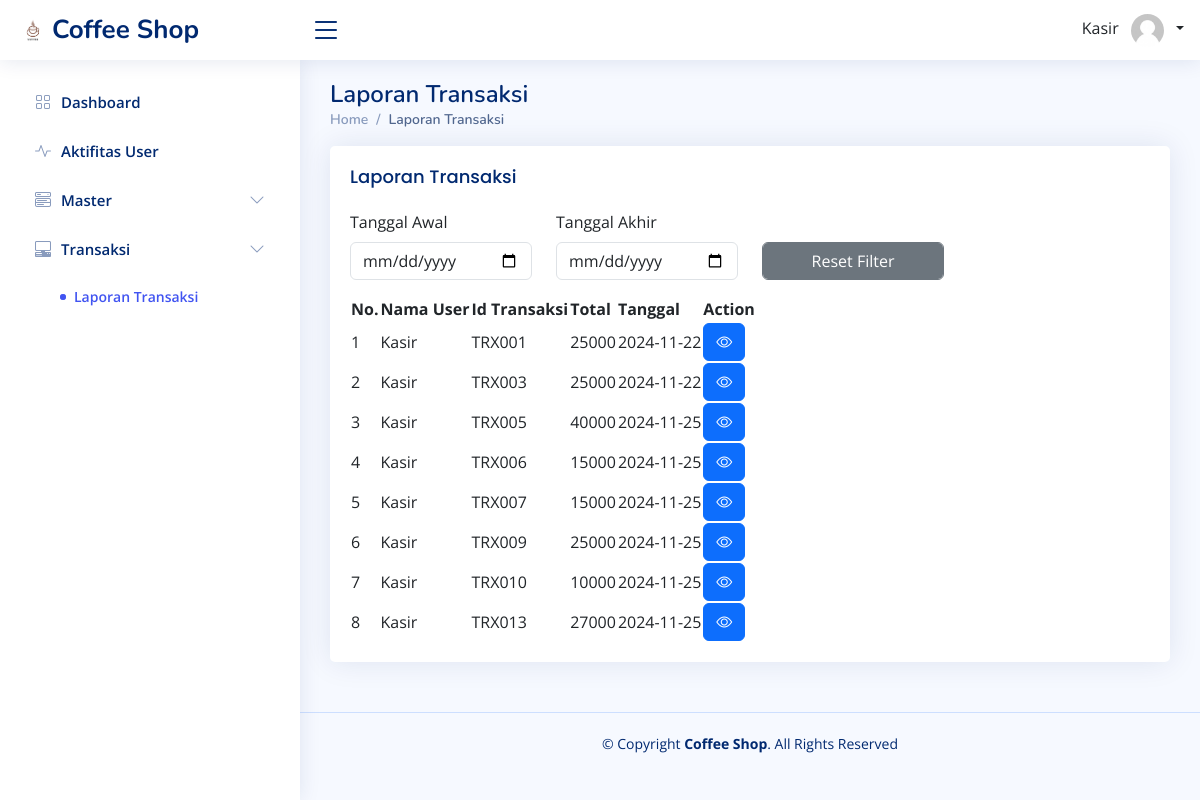
The page /index_manajer.php?page=laporan-transaksi (signed in) on the database as committed earlier.
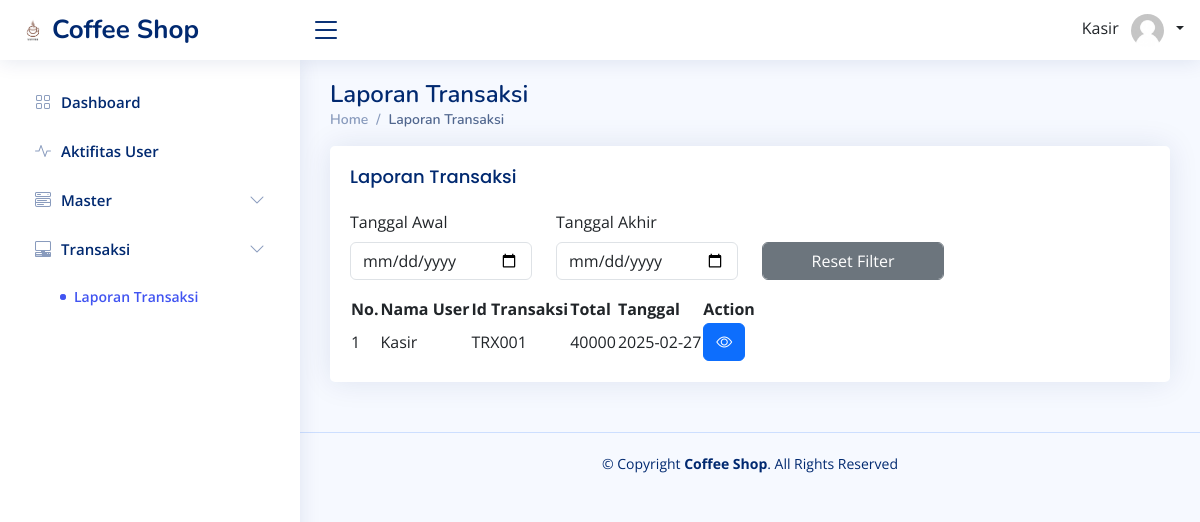
The same page on the database as committed later.
### tables this page shows
CREATE TABLE `th_transaksi` (
  `id_transaksi` varchar(255) NOT NULL,
  `id_meja` int(11) NOT NULL,
  `id_user` int(11) NOT NULL,
  `total_bayar` int(11) NOT NULL,
  `jumlah_bayar` int(11) NOT NULL,
  `jenis_pesanan` enum('Dine In','Take Away','','') NOT NULL,
  `tgl_transaksi` date NOT NULL
);

CREATE TABLE `tuser` (
  `id_user` int(11) NOT NULL,
  `username` varchar(255) NOT NULL,
  `password` varchar(255) NOT NULL,
  `nama_user` varchar(255) NOT NULL,
  `hak` enum('Super Admin','Manajer','Kasir','') NOT NULL,
  `telepon` varchar(255) NOT NULL,
  `alamat` varchar(255) NOT NULL
);

### function/view-query.php (called while the page is built, shortened)
<?php
function getTransaksi($idTransaksi = null)
{
    $conn = connection();
    $idUser = $_SESSION['id_user'];
    $roleUser = $_SESSION['hak'];
    if ($idTransaksi) {
        $query = "SELECT td_transaksi.*, tuser.nama_user, t_menu.kode_menu, t_menu.nama_menu, t_menu.harga, tkategori.nama_kategori, th_transaksi.total_bayar AS total_transaksi, th_transaksi.jumlah_bayar FROM td_transaksi JOIN th_transaksi ON td_transaksi.id_transaksi = th_transaksi.id_transaksi JOIN t_menu ON td_transaksi.id_menu = t_menu.id_menu JOIN tkategori ON t_menu.id_kategori = tkategori.id JOIN tuser ON th_transaksi.id_user = tuser.id_user WHERE td_transaksi.id_transaksi = '$idTransaksi' ORDER BY td_transaksi.id_menu ASC";
    } else {
        if ($roleUser === 'Manajer') {
            $query = "SELECT th_transaksi.*, t_meja.nomor_meja, tuser.nama_user FROM th_transaksi INNER JOIN t_meja ON th_transaksi.id_meja = t_meja.id_meja INNER JOIN tuser ON th_transaksi.id_user = tuser.id_user";
        } else {
            $query = "SELECT th_transaksi.*, t_meja.nomor_meja, tuser.nama_user FROM th_transaksi INNER JOIN t_meja ON th_transaksi.id_meja = t_meja.id_meja INNER JOIN tuser ON th_transaksi.id_user = tuser.id_user WHERE th_transaksi.id_user = '$idUser'";
        }
    }
    $result = mysqli_query($conn, $query);
    return $result;
}

### pages-manajer/laporan-transaksi/index_manajer.php (the view, shortened to what this page needs)
<?php
include('function/view-query.php');
$data = getTransaksi();
?>
<main id="main" class="main">
    <div class="pagetitle">
        <h1>Laporan Transaksi</h1>
        <nav>
            <ol class="breadcrumb">
                <li class="breadcrumb-item"><a href="index.html">Home</a></li>
                <li class="breadcrumb-item active">Laporan Transaksi</li>
            </ol>
        </nav>
    </div>
    <section class="section">
        <div class="row">
            <div class="col-lg-12">
                <div class="card">
                    <div class="card-body">
                        <h5 class="card-title">Laporan Transaksi</h5>
                        <div class="row mb-3">
                            <div class="col-md-3">
                                <label class="form-label">Tanggal Awal</label>
                                <input type="date" id="min" name="min" class="form-control">
                            </div>
                            <div class="col-md-3">
                                <label class="form-label">Tanggal Akhir</label>
                                <input type="date" id="max" name="max" class="form-control">
                            </div>
                            <div class="col-md-3">
                                <label class="form-label">&nbsp;</label>
                                <button id="resetFilter" class="btn btn-secondary form-control">Reset Filter</button>
                            </div>
                        </div>
                        <table id="table-transaksi">
                            <thead>
                                <tr>
                                    <th>No.</th>
                                    <th>Nama User</th>
                                    <th>Id Transaksi</th>
                                    <th>Total</th>
                                    <th>Tanggal</th>
                                    <th>Action</th>
                                </tr>
                            </thead>
                            <tbody>
                                <?php
                                foreach ($data as $key => $value) { ?>
                                    <tr>
                                        <td><?= $key + 1 ?></td>
                                        <td><?= $value['nama_user'] ?></td>
                                        <td><?= $value['id_transaksi'] ?></td>
                                        <td><?= $value['total_bayar'] ?></td>
                                        <td><?= $value['tgl_transaksi'] ?></td>
                                        <td>
                                            <a href="index_manajer.php?page=laporan-transaksi/detail&id_transaksi=<?= $value['id_transaksi'] ?>">
                                                <button type="button" class="btn btn-primary" title="">
                                                    <i class="bi bi-eye"></i>
                                                </button>
                                            </a>
                                        </td>
                                    </tr>
                                <?php }
                                ?>
                            </tbody>
                        </table>
                    </div>
                </div>
            </div>
        </div>
    </section>
</main>

Rows that differ between the two databases and show on the page:
removed th_transaksi: id_user.nama_user "Kasir", id_transaksi "TRX003", total_bayar "25000", tgl_transaksi "2024-11-22"
removed th_transaksi: id_user.nama_user "Kasir", id_transaksi "TRX005", total_bayar "40000", tgl_transaksi "2024-11-25"
removed th_transaksi: id_user.nama_user "Kasir", id_transaksi "TRX006", total_bayar "15000", tgl_transaksi "2024-11-25"
removed th_transaksi: id_user.nama_user "Kasir", id_transaksi "TRX007", total_bayar "15000", tgl_transaksi "2024-11-25"
removed th_transaksi: id_user.nama_user "Kasir", id_transaksi "TRX009", total_bayar "25000", tgl_transaksi "2024-11-25"
removed th_transaksi: id_user.nama_user "Kasir", id_transaksi "TRX010", total_bayar "10000", tgl_transaksi "2024-11-25"
removed th_transaksi: id_user.nama_user "Kasir", id_transaksi "TRX013", total_bayar "27000", tgl_transaksi "2024-11-25"
changed th_transaksi "TRX001": total_bayar "25000" → "40000"; tgl_transaksi "2024-11-22" → "2025-02-27"
